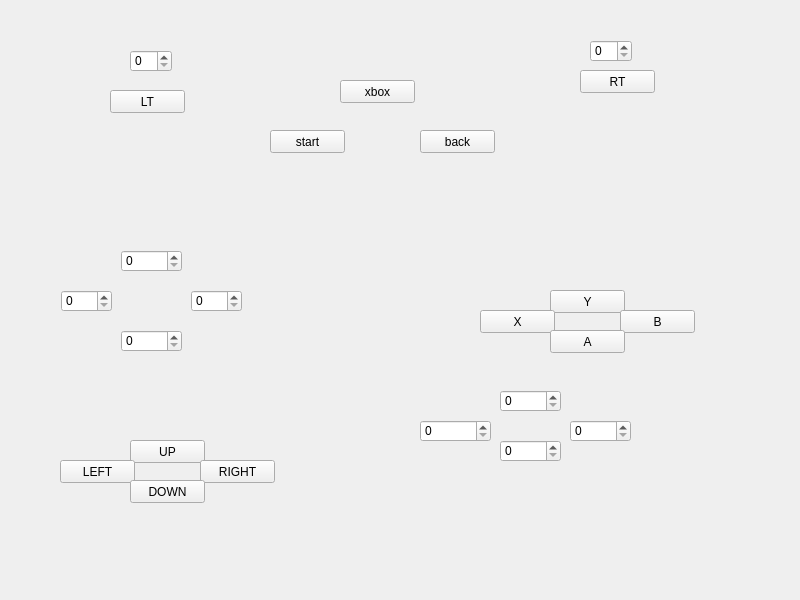
<?xml version="1.0" encoding="UTF-8"?>
<ui version="4.0">
 <class>MainWindow</class>
 <widget class="QMainWindow" name="MainWindow">
  <property name="geometry">
   <rect>
    <x>0</x>
    <y>0</y>
    <width>800</width>
    <height>600</height>
   </rect>
  </property>
  <property name="windowTitle">
   <string>MainWindow</string>
  </property>
  <widget class="QWidget" name="centralWidget">
   <widget class="QSpinBox" name="spinBox">
    <property name="geometry">
     <rect>
      <x>121</x>
      <y>250</y>
      <width>61</width>
      <height>22</height>
     </rect>
    </property>
   </widget>
   <widget class="QSpinBox" name="spinBox_2">
    <property name="geometry">
     <rect>
      <x>61</x>
      <y>290</y>
      <width>51</width>
      <height>22</height>
     </rect>
    </property>
   </widget>
   <widget class="QSpinBox" name="spinBox_3">
    <property name="geometry">
     <rect>
      <x>191</x>
      <y>290</y>
      <width>51</width>
      <height>22</height>
     </rect>
    </property>
   </widget>
   <widget class="QSpinBox" name="spinBox_4">
    <property name="geometry">
     <rect>
      <x>121</x>
      <y>330</y>
      <width>61</width>
      <height>22</height>
     </rect>
    </property>
   </widget>
   <widget class="QSpinBox" name="spinBox_5">
    <property name="geometry">
     <rect>
      <x>500</x>
      <y>390</y>
      <width>61</width>
      <height>22</height>
     </rect>
    </property>
   </widget>
   <widget class="QSpinBox" name="spinBox_6">
    <property name="geometry">
     <rect>
      <x>420</x>
      <y>420</y>
      <width>71</width>
      <height>22</height>
     </rect>
    </property>
   </widget>
   <widget class="QSpinBox" name="spinBox_7">
    <property name="geometry">
     <rect>
      <x>570</x>
      <y>420</y>
      <width>61</width>
      <height>22</height>
     </rect>
    </property>
   </widget>
   <widget class="QSpinBox" name="spinBox_8">
    <property name="geometry">
     <rect>
      <x>500</x>
      <y>440</y>
      <width>61</width>
      <height>22</height>
     </rect>
    </property>
   </widget>
   <widget class="QSpinBox" name="spinBox_9">
    <property name="geometry">
     <rect>
      <x>130</x>
      <y>50</y>
      <width>42</width>
      <height>22</height>
     </rect>
    </property>
   </widget>
   <widget class="QSpinBox" name="spinBox_10">
    <property name="geometry">
     <rect>
      <x>590</x>
      <y>40</y>
      <width>42</width>
      <height>22</height>
     </rect>
    </property>
   </widget>
   <widget class="QPushButton" name="pushButton">
    <property name="geometry">
     <rect>
      <x>110</x>
      <y>90</y>
      <width>75</width>
      <height>23</height>
     </rect>
    </property>
    <property name="text">
     <string>LT</string>
    </property>
   </widget>
   <widget class="QPushButton" name="pushButton_2">
    <property name="geometry">
     <rect>
      <x>580</x>
      <y>70</y>
      <width>75</width>
      <height>23</height>
     </rect>
    </property>
    <property name="text">
     <string>RT</string>
    </property>
   </widget>
   <widget class="QPushButton" name="pushButton_3">
    <property name="geometry">
     <rect>
      <x>130</x>
      <y>440</y>
      <width>75</width>
      <height>23</height>
     </rect>
    </property>
    <property name="text">
     <string>UP</string>
    </property>
   </widget>
   <widget class="QPushButton" name="pushButton_4">
    <property name="geometry">
     <rect>
      <x>60</x>
      <y>460</y>
      <width>75</width>
      <height>23</height>
     </rect>
    </property>
    <property name="text">
     <string>LEFT</string>
    </property>
   </widget>
   <widget class="QPushButton" name="pushButton_5">
    <property name="geometry">
     <rect>
      <x>200</x>
      <y>460</y>
      <width>75</width>
      <height>23</height>
     </rect>
    </property>
    <property name="text">
     <string>RIGHT</string>
    </property>
   </widget>
   <widget class="QPushButton" name="pushButton_6">
    <property name="geometry">
     <rect>
      <x>130</x>
      <y>480</y>
      <width>75</width>
      <height>23</height>
     </rect>
    </property>
    <property name="text">
     <string>DOWN</string>
    </property>
   </widget>
   <widget class="QPushButton" name="pushButton_7">
    <property name="geometry">
     <rect>
      <x>270</x>
      <y>130</y>
      <width>75</width>
      <height>23</height>
     </rect>
    </property>
    <property name="text">
     <string>start</string>
    </property>
   </widget>
   <widget class="QPushButton" name="pushButton_8">
    <property name="geometry">
     <rect>
      <x>420</x>
      <y>130</y>
      <width>75</width>
      <height>23</height>
     </rect>
    </property>
    <property name="text">
     <string>back</string>
    </property>
   </widget>
   <widget class="QPushButton" name="pushButton_9">
    <property name="geometry">
     <rect>
      <x>340</x>
      <y>80</y>
      <width>75</width>
      <height>23</height>
     </rect>
    </property>
    <property name="text">
     <string>xbox</string>
    </property>
   </widget>
   <widget class="QPushButton" name="pushButton_10">
    <property name="geometry">
     <rect>
      <x>550</x>
      <y>290</y>
      <width>75</width>
      <height>23</height>
     </rect>
    </property>
    <property name="text">
     <string>Y</string>
    </property>
   </widget>
   <widget class="QPushButton" name="pushButton_11">
    <property name="geometry">
     <rect>
      <x>480</x>
      <y>310</y>
      <width>75</width>
      <height>23</height>
     </rect>
    </property>
    <property name="text">
     <string>X</string>
    </property>
   </widget>
   <widget class="QPushButton" name="pushButton_12">
    <property name="geometry">
     <rect>
      <x>620</x>
      <y>310</y>
      <width>75</width>
      <height>23</height>
     </rect>
    </property>
    <property name="text">
     <string>B</string>
    </property>
   </widget>
   <widget class="QPushButton" name="pushButton_13">
    <property name="geometry">
     <rect>
      <x>550</x>
      <y>330</y>
      <width>75</width>
      <height>23</height>
     </rect>
    </property>
    <property name="text">
     <string>A</string>
    </property>
   </widget>
  </widget>
 </widget>
 <resources/>
 <connections/>
</ui>
